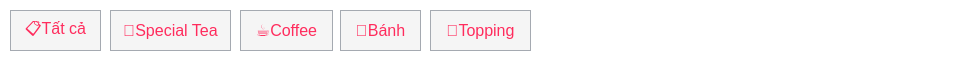
   <widget class="QWidget" name="widget" native="true">
    <property name="geometry">
     <rect>
      <x>0</x>
      <y>50</y>
      <width>971</width>
      <height>61</height>
     </rect>
    </property>
    <property name="styleSheet">
     <string notr="true">QWidget {  
    background-color: rgba(255, 255, 255,1); /* Màu nền trắng, trong suốt 90% */
    padding: 14px;
}
#pushButton_5 {
    background-color: #f5f5f5; /* Màu nền */
    color: #ff2c5d; /* Màu chữ */
    padding: 10px;
    font-size: 16px;
    border: 1px solid #a5aab1; /* Viền màu đỏ hồng */
}

#pushButton_5:hover {
    background-color: #ffffff;
}
#pushButton_4 {
    background-color: #f5f5f5; /* Màu nền */
    color:#ff2c5d; /* Màu chữ */
    padding: 10px;
    font-size: 16px;
    border: 1px solid #a5aab1; /* Viền màu đỏ hồng */
}

#pushButton_4:hover {
    background-color: #ffffff;
}
#pushButton_3 {
    background-color: #f5f5f5; /* Màu nền */
    color: #ff2c5d; /* Màu chữ */
    padding: 10px;
    font-size: 16px;
    border: 1px solid #a5aab1; /* Viền màu đỏ hồng */
}

#pushButton_3:hover {
    background-color: #ffffff;
}
#pushButton_2 {
    background-color: #f5f5f5; /* Màu nền */
    color: #ff2c5d; /* Màu chữ */
    padding: 10px;
    font-size: 16px;
    border: 1px solid #a5aab1; /* Viền màu đỏ hồng */
}

#pushButton_2:hover {
    background-color: #ffffff;
}
#pushButton_6 {
    background-color: #f5f5f5; /* Màu nền */
    color: #ff2c5d; /* Màu chữ */
    padding: 10px;
    font-size: 16px;
    border: 1px solid #a5aab1; /* Viền màu đỏ hồng */
}

#pushButton_6:hover {
    background-color: #ffffff;
}</string>
    </property>
    <widget class="QPushButton" name="pushButton_3">
     <property name="geometry">
      <rect>
       <x>10</x>
       <y>10</y>
       <width>91</width>
       <height>41</height>
      </rect>
     </property>
     <property name="text">
      <string>📋Tất cả</string>
     </property>
    </widget>
    <widget class="QPushButton" name="pushButton_4">
     <property name="geometry">
      <rect>
       <x>110</x>
       <y>10</y>
       <width>121</width>
       <height>41</height>
      </rect>
     </property>
     <property name="text">
      <string>🥤Special Tea</string>
     </property>
    </widget>
    <widget class="QPushButton" name="pushButton_5">
     <property name="geometry">
      <rect>
       <x>240</x>
       <y>10</y>
       <width>93</width>
       <height>41</height>
      </rect>
     </property>
     <property name="text">
      <string>☕Coffee</string>
     </property>
    </widget>
    <widget class="QPushButton" name="pushButton_2">
     <property name="geometry">
      <rect>
       <x>340</x>
       <y>10</y>
       <width>81</width>
       <height>41</height>
      </rect>
     </property>
     <property name="text">
      <string>🍰Bánh</string>
     </property>
    </widget>
    <widget class="QPushButton" name="pushButton_6">
     <property name="geometry">
      <rect>
       <x>430</x>
       <y>10</y>
       <width>101</width>
       <height>41</height>
      </rect>
     </property>
     <property name="text">
      <string>🍮Topping</string>
     </property>
    </widget>
   </widget>
